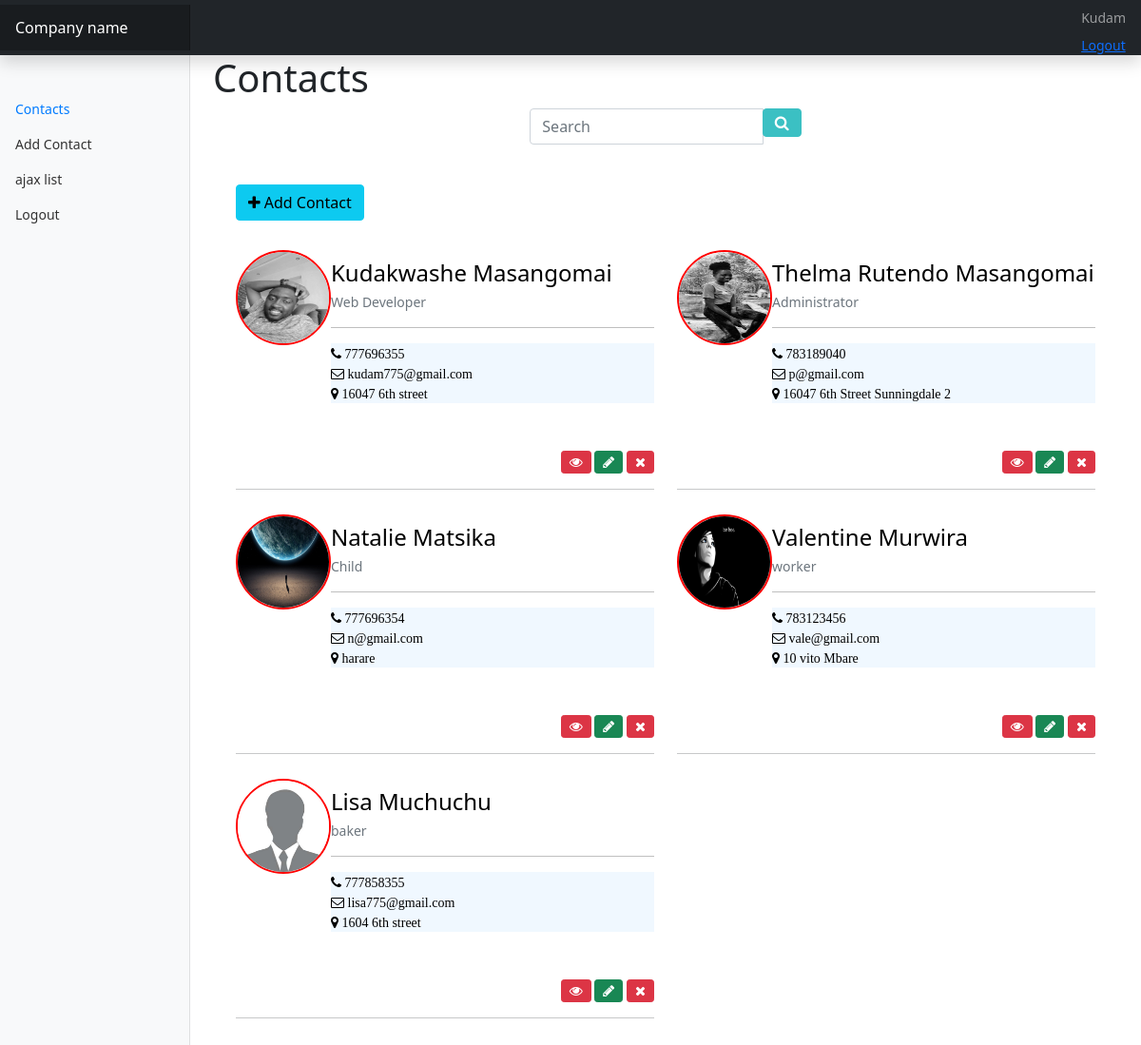
Screenshot of /contacts/ (signed in) with the database file from the repository.
### main/models.py (models this page shows, shortened)
class contacts(models.Model):
    userid = models.ForeignKey(User,on_delete=models.CASCADE)
    contact_name = models.CharField(max_length=100, blank=True, null=True)
    contact_lastname = models.CharField(max_length=100)
    contact_job = models.CharField(max_length=100,default='')
    contact_email = models.EmailField(max_length=100,unique=True)
    contact_phone = models.PositiveIntegerField(unique= True)
    contact_address = models.CharField(max_length=100)
    contact_image = models.ImageField(default='default.jpg' ,upload_to ='profile_pics')
    class Meta:
        ordering =['id']
    '''def clean(self):

        if self.contact_address != 'Sunningdale':
            raise ValidationError('we only want sunngindale people')
        return self.clean_data'''

### main/views.py (the view)
# urls.py: path('contacts/',ContactListView.as_view(),name='contacts'),
class ContactListView(LoginRequiredMixin,ListView):
    model = contacts # the model /database we are getting out data
    template_name = 'main/contacts.html'  # were we going to display i.e the html page
    context_object_name = 'contacts' #variable name we will use to loop through the data
    paginate_by = 6 #paginating
    def get_queryset(self,**kwargs):
        queryset = super(ContactListView, self).get_queryset()
        queryset = contacts.objects.filter(userid = self.request.user )
        return queryset

### main/templates/main/contacts.html (shortened to what this page needs)
{% extends "main/base/base.html" %}
{% block content %}
<link href="https://maxcdn.bootstrapcdn.com/font-awesome/4.3.0/css/font-awesome.min.css" rel="stylesheet">
<h1>Contacts</h1>
<form method="get"  action="{% url 'searched-contact' %}" autocomplete="off">
<div class="container bootstrap snippets bootdey">
   <div class="row">
    <div class="col-xs-6 col-md-4"></div>
        <div class="col-xs-6 col-md-4">
            <div class="panel panel-default">
                <div class="panel-body p-t-0">
                    <div class="input-group">
                        <input type="text" id="example-input1-group2" required="required" name="searchcontact" class="form-control" placeholder="Search">
                        <span class="input-group-btn">
                            <button type="submit" class="btn btn-effect-ripple btn-primary"><i class="fa fa-search"></i></button>
                        </span>
                    </div>
                </div>
            </div>
        </div>
        <div class="col-xs-6 col-md-4"></div>
    </div>
</form>
         <div class="clearfix"><br/><br/>
            <a href="{% url 'add-contacts' %}" class="btn btn-info"> <i class="fa fa-Plus"> </i> Add Contact
             </a><br/><br/>     </div>
<div class="row">
    {% for obj in contacts %}
        <div class="col-sm-6">
            <div class="panel">
                <div class="panel-body p-t-10">
                    <div class="media-main">
                        <a class="pull-left" href="#">
                             <img class="thumb-lg img-circle bx-s" src="{{obj.contact_image.url}}" alt=""
                              style="
                              border-radius:50px;
                              border:2px double red;
                              height:100px;
                              width:100px;
                              ">
                        </a>
                        <div class="info">
                            <h4>{{ obj.contact_name }} {{ obj.contact_lastname }}</h4>
                            <p class="text-muted">{{ obj.contact_job }}</p>
                            <hr/>
                              <ul class="social-links list-inline p-b-10"
                              style="
                              background-color:aliceblue;
                              margin-bottom:50px;
                              ">
                        <li>
                            <i class="fa fa-phone"> {{ obj.contact_phone }}</i>
                        </li>
                        <li>
                          <i class="fa fa-envelope-o"> {{ obj.contact_email }}</i>  </br/>
                        </li>
                        <li>
                           <i class="fa fa-map-marker" aria-hidden="true"> {{ obj.contact_address }}</i>
                        </li>
                    </ul>
                        </div>
                        <div class="pull-right btn-group-sm">
                            <a href="{% url 'view-contact' obj.id %}" class="btn btn-danger tooltips" data-placement="top" data-toggle="tooltip" data-original-title="View">
                                <i class="fa fa-eye"></i>
                            </a>
                            <a href="{% url 'edit-contact' obj.id %}" class="btn btn-success tooltips" data-placement="top" data-toggle="tooltip" data-original-title="Edit">
                                <i class="fa fa-pencil"></i>
                            </a>
                            <a href="{% url 'delete-contact' obj.id %}" class="btn btn-danger tooltips" data-placement="top" data-toggle="tooltip" data-original-title="Delete">
                                <i class="fa fa-close"></i>
                            </a>
                        </div>
                    </div>
                    <div class="clearfix"></div>
                    <hr>
                </div>
            </div>
        </div>
        {% endfor %}
</div>
</div>
{% endblock content %}

### main/templates/main/base/base.html (shortened to what this page needs)
{% load static %}
<html>
<head>
<link rel="stylesheet" type="text/css" href="{% static 'main/css/bootstrap.css' %}">
<link rel="stylesheet" type="text/css" href="{% static 'main/css/bootstrap.min.css' %}">
<link rel="stylesheet" type="text/css" href="{% static 'main/css/header.css' %}">
<link rel="stylesheet" type="text/css" href="{% static 'main/css/icons.css' %}">
<link rel="stylesheet" type="text/css" href="{% static 'main/css/contacts.css' %}">
</head>
<body>
<nav class="navbar navbar-dark sticky-top bg-dark flex-md-nowrap p-0 shadow">
  <a class="navbar-brand col-md-3 col-lg-2 mr-0 px-3" href="#">Company name</a>
  <ul class="navbar-nav px-3">
  	 <li class="nav-item text-nowrap">
      {% if user.is_authenticated %}
      <a class="nav-link" href="#">{{user.username|capfirst }}</a>
    </li>
    <li class="nav-item text-nowrap">
      <a href="{% url 'logout' %}">Logout</a>
    </li>
  </ul>
     {% endif %}
</nav>
<div class="container-fluid">
  <div class="row">
    <nav id="sidebarMenu" class="col-md-3 col-lg-2 d-md-block bg-light sidebar collapse">
      <div class="sidebar-sticky pt-5">
        <ul class="nav flex-column">
          <li class="nav-item">
            <a class="nav-link active" href="{% url 'contacts' %}">
              Contacts
            </a>
          </li>
          <li class="nav-item">
             <a class="nav-link" href="{% url 'add-contacts' %}">
             Add Contact
            </a>
          </li>
          <li class="nav-item">
            <a class="nav-link" href="{% url 'ajax-contact-list' %}">
            ajax list
           </a>
         </li>
          <li class="nav-item">
            <a class="nav-link" href="{% url 'logout' %}">
              Logout
            </a>
          </li>
        </ul>
      </div>
    </nav>
    <main role="main" class="col-md-9 ms-sm-auto col-lg-10 px-md-4">
      {% block content %}
      {% endblock content %}
  </div>
</body>
</html>

### main/static/main/css/header.css (style rules this page uses)
body { font-size: .875rem; }
.sidebar { position: fixed; top: 0; bottom: 0; left: 0; z-index: 100; padding: 48px 0 0; box-shadow: inset -1px 0 0 rgba(0, 0, 0, .1); }
.sidebar-sticky { position: relative; top: 0; height: calc(100vh - 48px); padding-top: .5rem; overflow-x: hidden; overflow-y: auto; }
.sidebar .nav-link { font-weight: 500; color: #333; }
.sidebar .nav-link.active { color: #007bff; }
.navbar-brand { padding-top: .75rem; padding-bottom: .75rem; font-size: 1rem; background-color: rgba(0, 0, 0, .25); box-shadow: inset -1px 0 0 rgba(0, 0, 0, .25); }

### main/static/main/css/contacts.css (style rules this page uses)
.btn-primary, .btn-primary:hover, .btn-primary:focus, .btn-primary:active, .btn-primary.active, .btn-primary.focus, .btn-primary:active, .btn-primary:focus, .btn-primary:hover, .open>.dropdown-toggle.btn-primary { background-color: #3bc0c3; border: 1px solid #3bc0c3; }
.p-t-10 { padding-top: 10px !important; }
.media-main a.pull-left { width: 100px; }
.thumb-lg { height: 84px; width: 84px; }
.media-main .info { overflow: hidden; color: #000; }
.media-main .info h4 { padding-top: 10px; margin-bottom: 5px; }

### rows the page displays
contacts: contact_image (picture), contact_name "Kudakwashe", contact_lastname "Masangomai", contact_job "Web Developer", contact_phone "777696355", contact_email "kudam775@gmail.com", contact_address "16047 6th street"
contacts: contact_image (picture), contact_name "Thelma Rutendo", contact_lastname "Masangomai", contact_job "Administrator", contact_phone "783189040", contact_email "p@gmail.com", contact_address "16047 6th Street Sunningdale 2"
contacts: contact_image (picture), contact_name "Natalie", contact_lastname "Matsika", contact_job "Child", contact_phone "777696354", contact_email "n@gmail.com", contact_address "harare"
contacts: contact_image (picture), contact_name "Valentine", contact_lastname "Murwira", contact_job "worker", contact_phone "783123456", contact_email "vale@gmail.com", contact_address "10 vito Mbare"
contacts: contact_image (placeholder picture), contact_name "Lisa", contact_lastname "Muchuchu", contact_job "baker", contact_phone "777858355", contact_email "lisa775@gmail.com", contact_address "1604 6th street"

### other values shown
{{ user.username|capfirst }} "Kudam"
